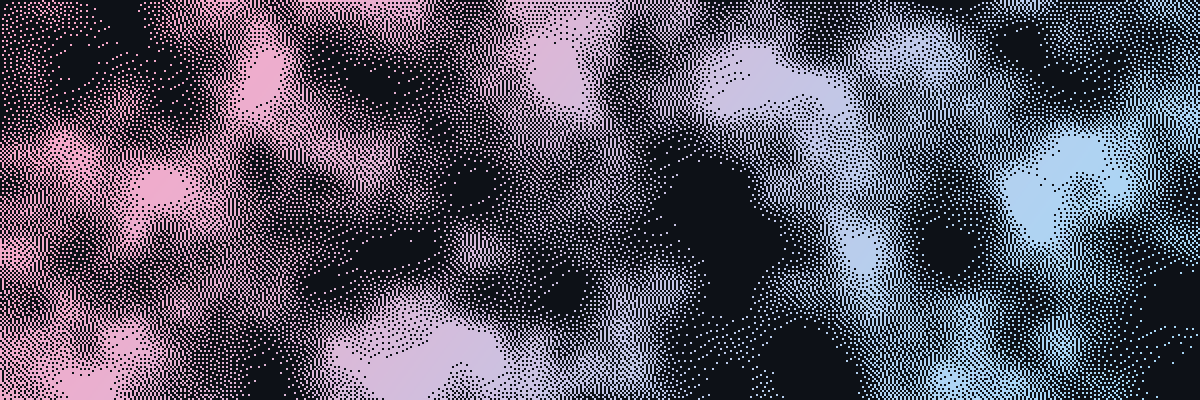
#> input picture assets/header-dark.png, 1200 x 400 px
$ python pastel_header.py ../assets/header-dark.png
#> lines starting #> are read from the running program, lines starting #| are printed output that depends on the picture
#!/usr/bin/env python3
"""
Turn a photo into a dreamy dotted header in pastel pink + baby blue.

    python3 tools/pastel_header.py PHOTO
    python3 tools/pastel_header.py PHOTO --mode pink      (pink only)
    python3 tools/pastel_header.py PHOTO --mode blue      (blue only)
    python3 tools/pastel_header.py --demo                 (no photo? makes dreamy clouds)

Needs Pillow + numpy:  pip install pillow numpy
Writes assets/header-dark.png and assets/header-light.png.
"""

import argparse
import os

import numpy as np
from PIL import Image, ImageEnhance, ImageFilter, ImageOps

# Pastel inks. Dark theme uses soft pastels, light theme uses slightly
# deeper versions so the dots still show up on a white page.
PINK_DARK, BLUE_DARK = (247, 168, 200), (168, 216, 247)   # #F7A8C8  #A8D8F7
PINK_LIGHT, BLUE_LIGHT = (232, 138, 180), (127, 184, 230) # #E88AB4  #7FB8E6
DARK_BG, LIGHT_BG = (13, 17, 23), (255, 255, 255)         # GitHub's dark canvas / white


def ink_layer(size, left, right, mode):
    """A colour field for the dots: a pink→blue sweep, or one solid colour."""
    w, h = size
    if mode == "pink":
        return Image.new("RGB", size, left)
    if mode == "blue":
        return Image.new("RGB", size, right)
    # Diagonal sweep with a gentle ease so the middle turns lilac, not grey.
    x = np.linspace(0, 1, w)[None, :]
    y = np.linspace(0, 1, h)[:, None]
    t = np.clip(0.8 * x + 0.2 * y, 0, 1)
    t = t * t * (3 - 2 * t)
    a, b = np.array(left, float), np.array(right, float)
    rgb = a[None, None, :] * (1 - t[..., None]) + b[None, None, :] * t[..., None]
    return Image.fromarray(rgb.astype(np.uint8), "RGB")


def dither(gray, ink, bg):
    """1-bit Floyd–Steinberg dots, painted with the ink layer over the background."""
    bw = gray.convert("1", dither=Image.Dither.FLOYDSTEINBERG)
    return Image.composite(ink, Image.new("RGB", gray.size, bg), bw)


def demo_clouds(w=1800, h=1200, seed=7):
    """A soft cloudscape from layered noise, for people without a photo yet."""
    rng = np.random.default_rng(seed)
    img = np.zeros((h, w))
    for scale, weight in ((8, 1.0), (16, 0.5), (32, 0.25), (64, 0.12)):
        n = Image.fromarray((rng.random((scale, int(scale * w / h))) * 255).astype(np.uint8))
        img += weight * np.asarray(n.resize((w, h), Image.BICUBIC), float)
    img = (img - img.min()) / (img.max() - img.min())
    yy = np.linspace(0, 1, h)[:, None]
    img = np.clip(img * 1.3 - 0.35 + 0.25 * (1 - yy), 0, 1)   # brighter sky up top
    out = Image.fromarray((img * 255).astype(np.uint8)).filter(ImageFilter.GaussianBlur(6))
    return out.convert("RGB")


def main():
    ap = argparse.ArgumentParser(description=__doc__, formatter_class=argparse.RawDescriptionHelpFormatter)
    ap.add_argument("photo", nargs="?")
    ap.add_argument("--demo", action="store_true", help="use generated clouds instead of a photo")
    ap.add_argument("--mode", choices=["both", "pink", "blue"], default="both")
    ap.add_argument("--top", type=float, default=0.35, help="where the crop starts (0 = top, 1 = bottom)")
    ap.add_argument("--ratio", type=float, default=3.0, help="banner width / height")
    ap.add_argument("--width", type=int, default=600, help="dots across, before scaling up")
    ap.add_argument("--dot", type=int, default=2, help="pixels per dot")
    ap.add_argument("--contrast", type=float, default=1.15)
    ap.add_argument("--gamma", type=float, default=1.6, help="higher = fewer, sparklier dots")
    ap.add_argument("--out", default="assets")
    args = ap.parse_args()

    if args.demo:
        im = demo_clouds()
    elif args.photo:
        im = Image.open(args.photo).convert("RGB")
#> im is the input picture: PIL image 1200x400 RGB; mean R, G, B 91.1, 86.5, 102.7
    else:
        ap.error("give a PHOTO, or use --demo")

    w, h = im.size
#> w = 1200; h = 400
    bh = min(h, int(w / args.ratio))
#> bh = 400
    y = min(int(args.top * h), h - bh)
#> y = 0
    band = im.crop((0, y, w, y + bh))
    grid = band.resize((args.width, int(args.width / args.ratio)), Image.LANCZOS)
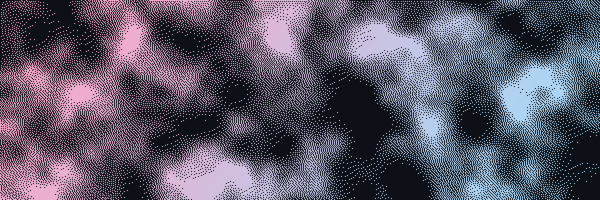
#> grid: PIL image 600x200 RGB; mean R, G, B 91.1, 86.5, 102.7
    gray = ImageOps.autocontrast(grid.convert("L"), cutoff=1)
    gray = ImageEnhance.Contrast(gray).enhance(args.contrast)
    dark_src = gray.point(lambda v: round(255 * (v / 255) ** args.gamma))
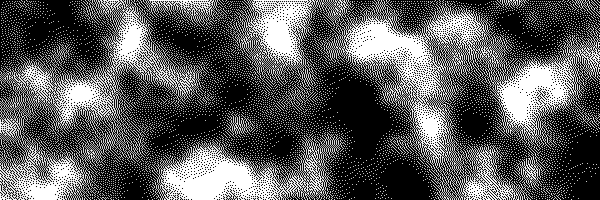
#> dark_src: PIL image 600x200 L; min 0, max 255, mean 90.6
    light_src = gray.point(lambda v: round(255 * (v / 255) ** (1 / args.gamma)))
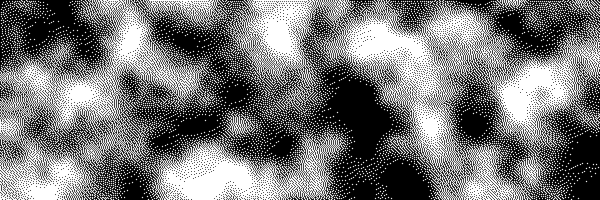
#> light_src: PIL image 600x200 L; min 0, max 255, mean 118.8

    os.makedirs(args.out, exist_ok=True)
    size = (grid.width * args.dot, grid.height * args.dot)
#> size = (1200, 400)

    dark = dither(dark_src, ink_layer(grid.size, PINK_DARK, BLUE_DARK, args.mode), DARK_BG)
#> in dither, `bw = gray.convert("1", dither=Image.Dither.FLOYDSTEINBERG)`:
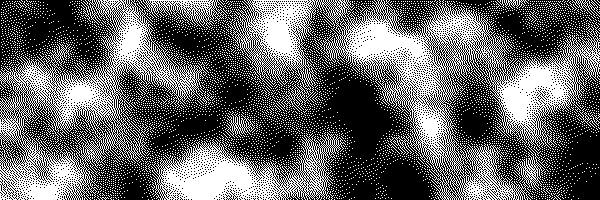
#> bw: PIL image 600x200 1; 40% white in thin lines or dots
    light = dither(ImageOps.invert(light_src), ink_layer(grid.size, PINK_LIGHT, BLUE_LIGHT, args.mode), LIGHT_BG)
#> call 2 of dither, with bg = (255, 255, 255)
#> in dither (call 2), `bw = gray.convert("1", dither=Image.Dither.FLOYDSTEINBERG)`:
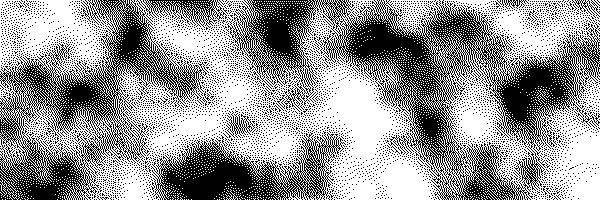
#> bw: PIL image 600x200 1; 59% white; black in thin lines or dots
#> in dither (call 2), `return Image.composite(ink, Image.new("RGB", gray.size, bg), bw)`:
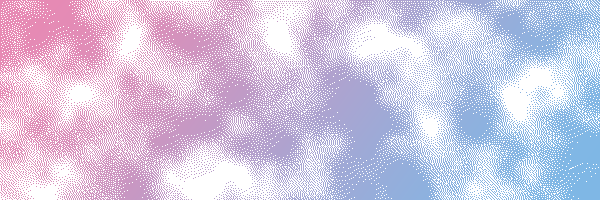
#> returned value: PIL image 600x200 RGB; mean R, G, B 209.6, 199.5, 225.5
    for img, name in ((dark, "header-dark.png"), (light, "header-light.png")):
        p = os.path.join(args.out, name)
        img.resize(size, Image.NEAREST).save(p, optimize=True)
        print("%s  %dx%d  %.0f KB" % (p, size[0], size[1], os.path.getsize(p) / 1e3))
#> this loop made 2 passes
#> name on passes 1 to 2: 'header-dark.png', 'header-light.png'
#| assets/header-dark.png  1200x400  66 KB
#| assets/header-light.png  1200x400  79 KB
#> pass 2, in main, `img.resize(size, Image.NEAREST).save(p, optimize=True)`:
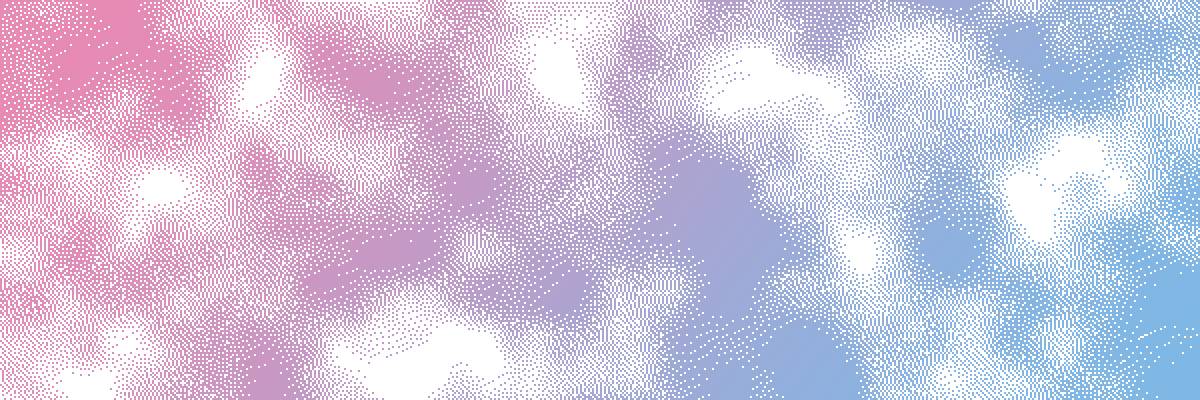
#> saved as header-light.png: PIL image 1200x400 RGB; mean R, G, B 209.6, 199.5, 225.5


if __name__ == "__main__":
    main()
